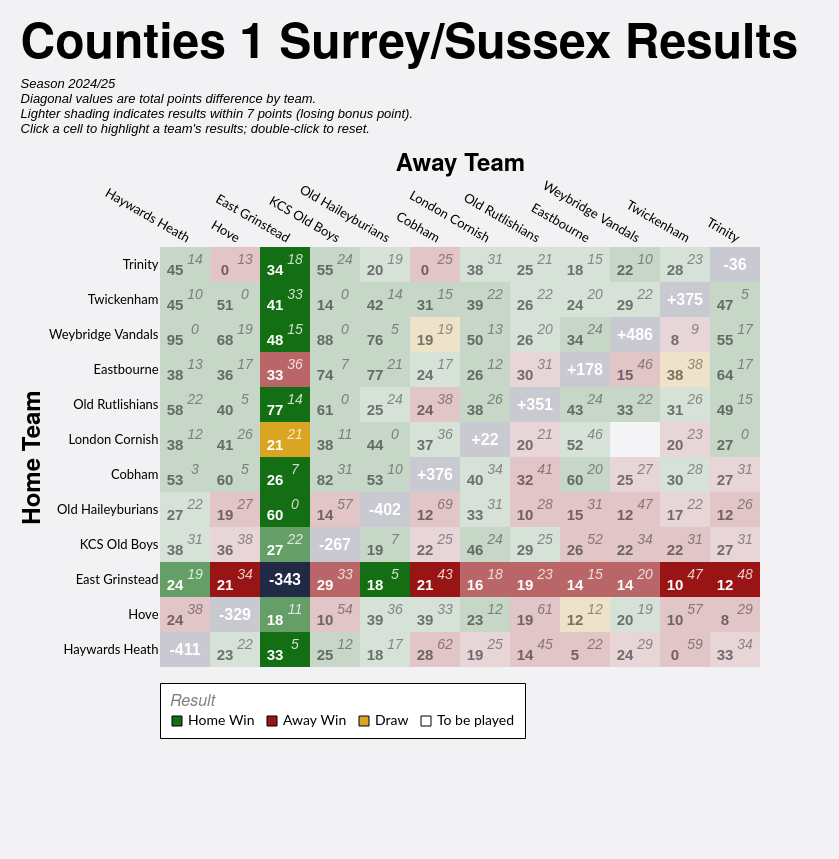

Describe this chart as a Vega-Lite specification.
### Vega-Lite specification from a JSON file in a GitHub repository (floating-point values rounded to 4 significant figures; data arrays with more than 128 entries replaced by an {"elided": "..."} marker saying what was removed)
{"config": {"axis": {"labelFont": "Lato, sans-serif", "titleFont": "PT Sans Narrow, Helvetica Neue, Helvetica, Arial, sans-serif", "labelFontSize": 13, "titleFontSize": 24, "gridColor": "#202947", "gridOpacity": 0.2}, "header": {"labelFont": "PT Sans Narrow, Helvetica Neue, Helvetica, Arial, sans-serif", "titleFont": "PT Sans Narrow, Helvetica Neue, Helvetica, Arial, sans-serif", "labelFontSize": 24, "titleFontSize": 28, "labelFontWeight": "bold", "orient": "left"}, "legend": {"labelFont": "Lato, sans-serif", "titleFont": "PT Sans Narrow, Helvetica Neue, Helvetica, Arial, sans-serif", "labelFontSize": 14, "titleFontSize": 16, "titlePadding": 5, "fillColor": "white", "strokeColor": "black", "padding": 10, "titleFontWeight": "lighter", "titleFontStyle": "italic", "titleColor": "gray", "offset": 10}, "title": {"font": "PT Sans Narrow, Helvetica Neue, Helvetica, Arial, sans-serif", "fontSize": 48, "fontWeight": "bold", "anchor": "start", "align": "center", "titlePadding": 20, "subtitlePadding": 10, "subtitleFontSize": 13, "subtitleColor": "", "subtitleFontStyle": "italic", "offset": 15, "color": "black"}, "axisX": {"labelAngle": 0}, "facet": {"title": null, "header": null, "align": {"row": "each", "column": "each"}}, "resolve": {"scale": {"y": "independent", "facet": "independent"}}, "background": "#f2f1f4", "view": {"stroke": null}}, "layer": [{"data": {"name": "data-630247f28bfadbc3563766472fb3e671"}, "mark": {"type": "rect"}, "encoding": {"color": {"field": "result", "legend": {"columns": 4, "direction": "horizontal", "labelLimit": 200, "offset": 16, "orient": "bottom", "symbolStrokeColor": "black", "symbolStrokeWidth": 1, "values": ["Home Win", "Away Win", "Draw", "To be played"]}, "scale": {"domain": ["Home Win", "Home Win (LBP)", "Away Win", "Away Win (LBP)", "Draw", "To be played", "N/A"], "range": ["#146f14", "#146f14a0", "#991515", "#991515a0", "goldenrod", "white", "#202946"]}, "title": "Result", "type": "nominal"}, "opacity": {"condition": {"test": "datum.home_team == param_15['home_team'] || datum.away_team == param_15['home_team'] || !isValid(param_15['home_team'])", "value": 1.0}, "value": 0.2}, "tooltip": [{"field": "home_team", "title": "Home", "type": "nominal"}, {"field": "away_team", "title": "Away", "type": "nominal"}, {"field": "home_score_text", "title": "Home Score", "type": "nominal"}, {"field": "away_score_text", "title": "Away Score", "type": "nominal"}, {"field": "result", "title": "Result", "type": "nominal"}, {"field": "date", "format": "%d %b %Y", "title": "Date", "type": "temporal"}], "x": {"axis": {"domain": false, "grid": false, "labelAngle": 30, "orient": "top", "ticks": false}, "field": "away_team", "sort": ["Haywards Heath", "Hove", "East Grinstead", "KCS Old Boys", "Old Haileyburians", "Cobham", "London Cornish", "Old Rutlishians", "Eastbourne", "Weybridge Vandals", "Twickenham", "Trinity"], "title": "Away Team", "type": "nominal"}, "y": {"axis": {"domain": false, "grid": false, "ticks": false}, "field": "home_team", "sort": ["Trinity", "Twickenham", "Weybridge Vandals", "Eastbourne", "Old Rutlishians", "London Cornish", "Cobham", "Old Haileyburians", "KCS Old Boys", "East Grinstead", "Hove", "Haywards Heath"], "title": "Home Team", "type": "nominal"}}, "name": "view_10"}, {"data": {"name": "data-630247f28bfadbc3563766472fb3e671"}, "mark": {"type": "text", "fontStyle": "italic", "size": 14, "xOffset": 10, "yOffset": -5}, "encoding": {"color": {"condition": {"test": "datum.home_team == param_15['home_team'] || datum.away_team == param_15['home_team'] || !isValid(param_15['home_team'])", "value": "white"}, "value": "black"}, "opacity": {"condition": {"test": "datum.home_team == param_15['home_team'] || datum.away_team == param_15['home_team'] || !isValid(param_15['home_team'])", "value": 0.8}, "value": 0.4}, "text": {"field": "away_score_text", "type": "nominal"}, "x": {"field": "away_team", "sort": ["Haywards Heath", "Hove", "East Grinstead", "KCS Old Boys", "Old Haileyburians", "Cobham", "London Cornish", "Old Rutlishians", "Eastbourne", "Weybridge Vandals", "Twickenham", "Trinity"], "type": "nominal"}, "y": {"field": "home_team", "sort": ["Trinity", "Twickenham", "Weybridge Vandals", "Eastbourne", "Old Rutlishians", "London Cornish", "Cobham", "Old Haileyburians", "KCS Old Boys", "East Grinstead", "Hove", "Haywards Heath"], "type": "nominal"}}, "transform": [{"filter": "datum.away_score_text != '' && datum.away_score_text != 'WO'"}]}, {"data": {"name": "data-630247f28bfadbc3563766472fb3e671"}, "mark": {"type": "text", "size": 12, "xOffset": 10, "yOffset": -5}, "encoding": {"color": {"condition": {"test": "datum.home_team == param_15['home_team'] || datum.away_team == param_15['home_team'] || !isValid(param_15['home_team'])", "value": "white"}, "value": "black"}, "opacity": {"condition": {"test": "datum.home_team == param_15['home_team'] || datum.away_team == param_15['home_team'] || !isValid(param_15['home_team'])", "value": 0.8}, "value": 0.4}, "text": {"field": "away_score_text", "type": "nominal"}, "x": {"field": "away_team", "sort": ["Haywards Heath", "Hove", "East Grinstead", "KCS Old Boys", "Old Haileyburians", "Cobham", "London Cornish", "Old Rutlishians", "Eastbourne", "Weybridge Vandals", "Twickenham", "Trinity"], "type": "nominal"}, "y": {"field": "home_team", "sort": ["Trinity", "Twickenham", "Weybridge Vandals", "Eastbourne", "Old Rutlishians", "London Cornish", "Cobham", "Old Haileyburians", "KCS Old Boys", "East Grinstead", "Hove", "Haywards Heath"], "type": "nominal"}}, "transform": [{"filter": "datum.away_score_text == 'WO'"}]}, {"data": {"name": "data-630247f28bfadbc3563766472fb3e671"}, "mark": {"type": "text", "fontWeight": "bold", "size": 15, "xOffset": -10, "yOffset": 5}, "encoding": {"color": {"condition": {"test": "datum.home_team == param_15['home_team'] || datum.away_team == param_15['home_team'] || !isValid(param_15['home_team'])", "value": "white"}, "value": "black"}, "opacity": {"condition": {"test": "datum.home_team == param_15['home_team'] || datum.away_team == param_15['home_team'] || !isValid(param_15['home_team'])", "value": 1.0}, "value": 0.5}, "text": {"field": "home_score_text", "type": "nominal"}, "x": {"field": "away_team", "sort": ["Haywards Heath", "Hove", "East Grinstead", "KCS Old Boys", "Old Haileyburians", "Cobham", "London Cornish", "Old Rutlishians", "Eastbourne", "Weybridge Vandals", "Twickenham", "Trinity"], "type": "nominal"}, "y": {"field": "home_team", "sort": ["Trinity", "Twickenham", "Weybridge Vandals", "Eastbourne", "Old Rutlishians", "London Cornish", "Cobham", "Old Haileyburians", "KCS Old Boys", "East Grinstead", "Hove", "Haywards Heath"], "type": "nominal"}}, "transform": [{"filter": "datum.home_score_text != '' && datum.home_score_text != 'WO'"}]}, {"data": {"name": "data-630247f28bfadbc3563766472fb3e671"}, "mark": {"type": "text", "size": 12, "xOffset": -10, "yOffset": 5}, "encoding": {"color": {"condition": {"test": "datum.home_team == param_15['home_team'] || datum.away_team == param_15['home_team'] || !isValid(param_15['home_team'])", "value": "white"}, "value": "black"}, "opacity": {"condition": {"test": "datum.home_team == param_15['home_team'] || datum.away_team == param_15['home_team'] || !isValid(param_15['home_team'])", "value": 1.0}, "value": 0.5}, "text": {"field": "home_score_text", "type": "nominal"}, "x": {"field": "away_team", "sort": ["Haywards Heath", "Hove", "East Grinstead", "KCS Old Boys", "Old Haileyburians", "Cobham", "London Cornish", "Old Rutlishians", "Eastbourne", "Weybridge Vandals", "Twickenham", "Trinity"], "type": "nominal"}, "y": {"field": "home_team", "sort": ["Trinity", "Twickenham", "Weybridge Vandals", "Eastbourne", "Old Rutlishians", "London Cornish", "Cobham", "Old Haileyburians", "KCS Old Boys", "East Grinstead", "Hove", "Haywards Heath"], "type": "nominal"}}, "transform": [{"filter": "datum.home_score_text == 'WO'"}]}, {"data": {"name": "data-631657b6dc9c91f9c741307410d970ad"}, "mark": {"type": "text", "color": "white", "fontWeight": "bold", "size": 16}, "encoding": {"text": {"field": "display_text", "type": "nominal"}, "tooltip": [{"field": "home_team", "title": "Team", "type": "nominal"}, {"field": "display_text", "title": "Points Difference", "type": "nominal"}], "x": {"field": "away_team", "sort": ["Haywards Heath", "Hove", "East Grinstead", "KCS Old Boys", "Old Haileyburians", "Cobham", "London Cornish", "Old Rutlishians", "Eastbourne", "Weybridge Vandals", "Twickenham", "Trinity"], "type": "nominal"}, "y": {"field": "home_team", "sort": ["Trinity", "Twickenham", "Weybridge Vandals", "Eastbourne", "Old Rutlishians", "London Cornish", "Cobham", "Old Haileyburians", "KCS Old Boys", "East Grinstead", "Hove", "Haywards Heath"], "type": "nominal"}}}], "height": {"step": 35}, "padding": {"left": 20, "top": 20, "right": 40, "bottom": 120}, "params": [{"name": "param_15", "select": {"type": "point", "clear": "dblclick", "fields": ["home_team"], "on": "click"}, "value": [{"home_team": "East Grinstead"}], "views": ["view_10"]}], "title": {"text": "Counties 1 Surrey/Sussex Results", "subtitle": ["Season 2024/25", "Diagonal values are total points difference by team.", "Lighter shading indicates results within 7 points (losing bonus point).", "Click a cell to highlight a team's results; double-click to reset."]}, "width": {"step": 50}, "$schema": "https://vega.github.io/schema/vega-lite/v5.20.1.json", "datasets": {"data-630247f28bfadbc3563766472fb3e671": {"elided": "144 records"}, "data-631657b6dc9c91f9c741307410d970ad": [{"home_team": "Cobham", "away_team": "Cobham", "match_id": null, "date": "", "home_score": null, "away_score": null, "home_walkover": null, "away_walkover": null, "result": "N/A", "home_score_text": "", "away_score_text": "", "wo_result": "", "score_text": "", "display_text": "+376", "is_diagonal": true, "result_simple": "N/A"}, {"home_team": "East Grinstead", "away_team": "East Grinstead", "match_id": null, "date": "", "home_score": null, "away_score": null, "home_walkover": null, "away_walkover": null, "result": "N/A", "home_score_text": "", "away_score_text": "", "wo_result": "", "score_text": "", "display_text": "-343", "is_diagonal": true, "result_simple": "N/A"}, {"home_team": "Eastbourne", "away_team": "Eastbourne", "match_id": null, "date": "", "home_score": null, "away_score": null, "home_walkover": null, "away_walkover": null, "result": "N/A", "home_score_text": "", "away_score_text": "", "wo_result": "", "score_text": "", "display_text": "+178", "is_diagonal": true, "result_simple": "N/A"}, {"home_team": "Haywards Heath", "away_team": "Haywards Heath", "match_id": null, "date": "", "home_score": null, "away_score": null, "home_walkover": null, "away_walkover": null, "result": "N/A", "home_score_text": "", "away_score_text": "", "wo_result": "", "score_text": "", "display_text": "-411", "is_diagonal": true, "result_simple": "N/A"}, {"home_team": "Hove", "away_team": "Hove", "match_id": null, "date": "", "home_score": null, "away_score": null, "home_walkover": null, "away_walkover": null, "result": "N/A", "home_score_text": "", "away_score_text": "", "wo_result": "", "score_text": "", "display_text": "-329", "is_diagonal": true, "result_simple": "N/A"}, {"home_team": "KCS Old Boys", "away_team": "KCS Old Boys", "match_id": null, "date": "", "home_score": null, "away_score": null, "home_walkover": null, "away_walkover": null, "result": "N/A", "home_score_text": "", "away_score_text": "", "wo_result": "", "score_text": "", "display_text": "-267", "is_diagonal": true, "result_simple": "N/A"}, {"home_team": "London Cornish", "away_team": "London Cornish", "match_id": null, "date": "", "home_score": null, "away_score": null, "home_walkover": null, "away_walkover": null, "result": "N/A", "home_score_text": "", "away_score_text": "", "wo_result": "", "score_text": "", "display_text": "+22", "is_diagonal": true, "result_simple": "N/A"}, {"home_team": "Old Haileyburians", "away_team": "Old Haileyburians", "match_id": null, "date": "", "home_score": null, "away_score": null, "home_walkover": null, "away_walkover": null, "result": "N/A", "home_score_text": "", "away_score_text": "", "wo_result": "", "score_text": "", "display_text": "-402", "is_diagonal": true, "result_simple": "N/A"}, {"home_team": "Old Rutlishians", "away_team": "Old Rutlishians", "match_id": null, "date": "", "home_score": null, "away_score": null, "home_walkover": null, "away_walkover": null, "result": "N/A", "home_score_text": "", "away_score_text": "", "wo_result": "", "score_text": "", "display_text": "+351", "is_diagonal": true, "result_simple": "N/A"}, {"home_team": "Trinity", "away_team": "Trinity", "match_id": null, "date": "", "home_score": null, "away_score": null, "home_walkover": null, "away_walkover": null, "result": "N/A", "home_score_text": "", "away_score_text": "", "wo_result": "", "score_text": "", "display_text": "-36", "is_diagonal": true, "result_simple": "N/A"}, {"home_team": "Twickenham", "away_team": "Twickenham", "match_id": null, "date": "", "home_score": null, "away_score": null, "home_walkover": null, "away_walkover": null, "result": "N/A", "home_score_text": "", "away_score_text": "", "wo_result": "", "score_text": "", "display_text": "+375", "is_diagonal": true, "result_simple": "N/A"}, {"home_team": "Weybridge Vandals", "away_team": "Weybridge Vandals", "match_id": null, "date": "", "home_score": null, "away_score": null, "home_walkover": null, "away_walkover": null, "result": "N/A", "home_score_text": "", "away_score_text": "", "wo_result": "", "score_text": "", "display_text": "+486", "is_diagonal": true, "result_simple": "N/A"}]}}
